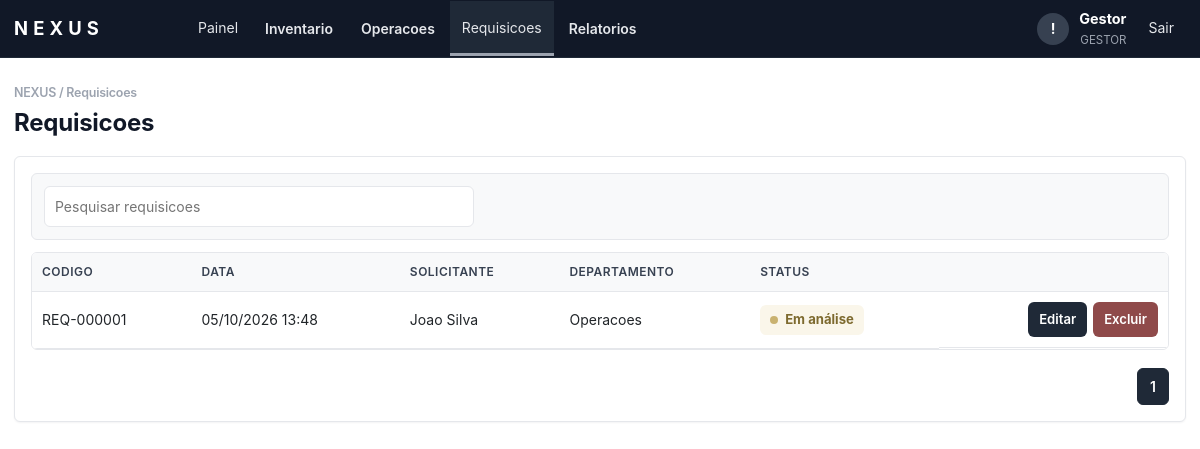
Page /index.php?page=requisicoes (signed in) on the committed database.
### tables this page shows
CREATE TABLE requisicoes (
    id                  INT AUTO_INCREMENT PRIMARY KEY,
    codigo_requisicao   VARCHAR(20) NOT NULL UNIQUE,
    usuario_id          INT NOT NULL,
    ativo_id            INT NULL,
    matricula           VARCHAR(20)  NOT NULL,
    cpf                 VARCHAR(14)  NOT NULL,
    nome                VARCHAR(120) NOT NULL,
    departamento        VARCHAR(120) NOT NULL,
    funcao              VARCHAR(120) NOT NULL,
    descricao           TEXT NOT NULL,
    status              ENUM('Em análise','Em processo de compra','Dependente','Negado','Concluído')
                            NOT NULL DEFAULT 'Em análise',
    aprovado_por        VARCHAR(120),
    data_solicitacao    DATE NOT NULL,
    hora_solicitacao    TIME NOT NULL,
    data_finalizacao    DATETIME NULL,
    created_at          TIMESTAMP DEFAULT CURRENT_TIMESTAMP,
    updated_at          TIMESTAMP DEFAULT CURRENT_TIMESTAMP ON UPDATE CURRENT_TIMESTAMP,

    INDEX idx_requisicoes_usuario (usuario_id),
    INDEX idx_requisicoes_status  (status),
    INDEX idx_requisicoes_data    (data_solicitacao, hora_solicitacao),
    INDEX idx_requisicoes_codigo  (codigo_requisicao),
    INDEX idx_requisicoes_ativo   (ativo_id),

    CONSTRAINT fk_requisicoes_usuario
        FOREIGN KEY (usuario_id) REFERENCES usuarios(id) ON DELETE CASCADE,
    CONSTRAINT fk_requisicoes_ativo
        FOREIGN KEY (ativo_id) REFERENCES ativos(id) ON DELETE SET NULL
);

### nova_modules.php (called while the page is built, shortened)
<?php
function nova_render_page(string $page,?string $flash): bool {
 return false;
}

### index.php (the view, shortened to what this page needs)
<?php
$config = require __DIR__ . '/config.php';
require_once __DIR__ . '/nova_modules.php';
function db(): PDO
{
    static $pdo = null;
    global $config;
    if (!$pdo) {
        $dsn = "mysql:host={$config['db_host']};dbname={$config['db_name']};charset=utf8mb4";
        $pdo = new PDO($dsn, $config['db_user'], $config['db_pass'], [
            PDO::ATTR_ERRMODE => PDO::ERRMODE_EXCEPTION,
            PDO::ATTR_DEFAULT_FETCH_MODE => PDO::FETCH_ASSOC,
        ]);
    }
    return $pdo;
}
function e(mixed $value): string
{
    return htmlspecialchars((string) $value, ENT_QUOTES, 'UTF-8');
}
function csrf(): string
{
    return $_SESSION['csrf'];
}
function current_user(): ?array
{
    return $_SESSION['user'] ?? null;
}
function current_profile(): ?string
{
    return current_user()['perfil'] ?? null;
}
function is_diretoria(): bool
{
    return current_profile() === 'diretoria';
}
function render_status_badge(string $status): string
{
    $classes = [
        'Concluído' => 'status-concluido',
        'Negado' => 'status-negado',
        'Recusada' => 'status-negado',
        'Aprovada' => 'status-concluido',
        'Em processo de compra' => 'status-processo',
        'Em análise' => 'status-analise',
        'Dependente' => 'status-dependente',
    ];
    $labels = ['Concluído' => 'Concluído', 'Em análise' => 'Em análise'];
    $class = $classes[$status] ?? 'status-analise';
    return '<span class="status-indicator ' . $class . '"><span class="status-dot"></span>' . e($labels[$status] ?? $status) . '</span>';
}
function render_topbar(string $area, array $links): void
{
    $user = current_user();
    echo '<header class="topbar">';
    echo '<div class="topbar-inner">';
    echo '<a class="brand" href="index.php?page=' . ($area === 'usuario' ? 'abrir-requisicao' : 'dashboard') . '"><span class="brand-name">NEXUS</span></a>';
    echo '<nav class="topnav">';
    foreach ($links as $href => $label) {
        if (is_array($label)) {
            $active = in_array(($_GET['page'] ?? 'dashboard'), array_keys($label), true) ? ' active-link' : '';
            echo '<div class="nav-dropdown"><button type="button" class="nav-dropdown-toggle' . $active . '">' . e((string) $href) . '</button><div class="nav-dropdown-menu">';
            echo '</div></div>';
            continue;
        }
        $active = (($_GET['page'] ?? 'dashboard') === $href) ? ' active-link' : '';
        echo '<a href="index.php?page=' . e($href) . '" class="' . $active . '">' . e($label) . '</a>';
    }
    echo '</nav>';
    echo '<div class="top-actions">';
    echo '<button type="button" class="notify-btn" aria-label="Notificacoes">!</button>';
    echo '<div class="user-area"><span>' . e($user['nome'] ?? 'Usuario') . '</span><small>' . e($user['perfil'] ?? $area) . '</small></div>';
    echo '<a class="logout-link" href="index.php?page=logout">Sair</a>';
    echo '</div></div></header>';
}
$page = $_GET['page'] ?? 'dashboard';
$flash = $_SESSION['flash'] ?? null;
?>
<!doctype html>
<html lang="pt-BR">
<head>
  <link rel="stylesheet" href="https://cdn.jsdelivr.net/npm/bootstrap@5.3.3/dist/css/bootstrap.min.css">
  <link rel="stylesheet" href="assets/style.css?v=<?= (int) @filemtime(__DIR__ . '/assets/style.css') ?>">
</head>
<body>
<?php if ($page === 'login'): ?>
  <main class="login">
    <form method="post" class="card login-card">
      <h1>NEXUS</h1>
      <p>Login unico para administradores e usuarios</p>
      <?php if ($flash): ?><div class="alert"><?= e($flash) ?></div><?php endif; ?>
      <input type="hidden" name="csrf" value="<?= e(csrf()) ?>">
      <label>E-mail<input name="email" type="email" required autocomplete="email"></label>
      <label>Senha<input name="senha" type="password" required autocomplete="current-password"></label>
      <button>Entrar</button>
    </form>
  </main>
<?php else:
    $menuLinks = [];
    if (current_profile() === 'administrador') {
        $menuLinks = [
            'dashboard' => 'Painel',
            'Inventario' => ['estoque' => 'Estoque', 'purchase-requests' => 'Solicitacoes de compra', 'inventory' => 'Auditoria de inventario'],
            'Operacoes' => ['movimentacoes' => 'Movimentacoes', 'ativos' => 'Ativos', 'qrcode' => 'QR Codes', 'categorias' => 'Categorias'],
            'requisicoes' => 'Requisicoes',
            'hiring' => 'Contratacoes',
            'Relatorios' => ['inventory-reports' => 'Relatorios de compra', 'movimentacoes' => 'Relatorio de itens em uso', 'importar' => 'Importar CSV', 'exportar' => 'Exportar CSV'],
        ];
    } elseif (current_profile() === 'gestor') {
        $menuLinks = [
            'dashboard' => 'Painel',
            'Inventario' => ['estoque' => 'Estoque'],
            'Operacoes' => ['movimentacoes' => 'Movimentacoes', 'ativos' => 'Ativos', 'qrcode' => 'QR Codes', 'categorias' => 'Categorias'],
            'requisicoes' => 'Requisicoes',
            'Relatorios' => ['movimentacoes' => 'Relatorio de itens em uso', 'importar' => 'Importar CSV', 'exportar' => 'Exportar CSV'],
        ];
    } elseif (current_profile() === 'diretoria') {
        $menuLinks = [
            'dashboard' => 'Painel',
            'requisicoes' => 'Requisicoes',
        ];
    } elseif (current_profile() === 'coordenacao_ti') {
        $menuLinks = ['dashboard' => 'Painel', 'requisicoes-ti' => 'Requisicoes TI', 'it-dashboard' => 'Aprovacoes TI'];
    } elseif (current_profile() === 'financeiro') {
        $menuLinks = ['dashboard' => 'Painel', 'finance-dashboard' => 'Compras'];
    } elseif (current_profile() === 'rh') {
        $menuLinks = ['rh-dashboard' => 'Equipamentos', 'hiring' => 'Contratacoes'];
    }
    ?>
  <?php render_topbar('administrador', $menuLinks); ?>
  <main class="workspace">
    <?php if (nova_render_page($page, $flash)): ?>
    <?php elseif ($page === 'requisicoes'):
        if (is_diretoria()) {
            $rows = db()->query("SELECT * FROM requisicoes WHERE status = 'Em processo de compra' ORDER BY id DESC")->fetchAll();
        } else {
            $rows = db()->query('SELECT * FROM requisicoes ORDER BY id DESC')->fetchAll();
        }
    ?>
      <h1>Requisicoes<?= is_diretoria() ? ' - Em processo de compra' : '' ?></h1>
      <section class="card">
        <div class="toolbar"><input class="table-search" data-target="req-admin-table" placeholder="Pesquisar requisicoes"></div>
        <div class="table-wrap"><table id="req-admin-table" class="data-table"><thead><tr><th>Codigo</th><th>Data</th><th>Solicitante</th><th>Departamento</th><th>Status</th><?php if (!is_diretoria()): ?><th></th><?php endif; ?></tr></thead><tbody>
          <?php foreach ($rows as $req): ?>
          <tr><td><?= e($req['codigo_requisicao']) ?></td><td><?= e(date('d/m/Y H:i', strtotime($req['data_solicitacao'] . ' ' . $req['hora_solicitacao']))) ?></td><td><?= e($req['nome']) ?></td><td><?= e($req['departamento']) ?></td><td><?= render_status_badge($req['status']) ?></td><?php if (!is_diretoria()): ?><td class="actions"><button type="button" class="mini" data-open-modal="req-<?= e($req['id']) ?>">Editar</button><a class="mini danger" href="index.php?page=excluir-requisicao&id=<?= e($req['id']) ?>" onclick="return confirm('Excluir requisicao?')">Excluir</a></td><?php endif; ?></tr>
          <?php endforeach; ?>
        </tbody></table></div>
      </section>
    <?php endif; ?>
  </main>
<?php endif; ?>
</body>
</html>

### rows in the picture
requisicoes: codigo_requisicao "REQ-000001", data_solicitacao+hora_solicitacao "05/10/2026 13:48", nome "Joao Silva", departamento "Operacoes", status "Em análise"

### other values in the picture
$label "Painel"
$href "Inventario"
$href "Operacoes"
$label "Requisicoes"
$href "Relatorios"
$user['nome'] "Gestor"
$user['perfil'] "GESTOR"
